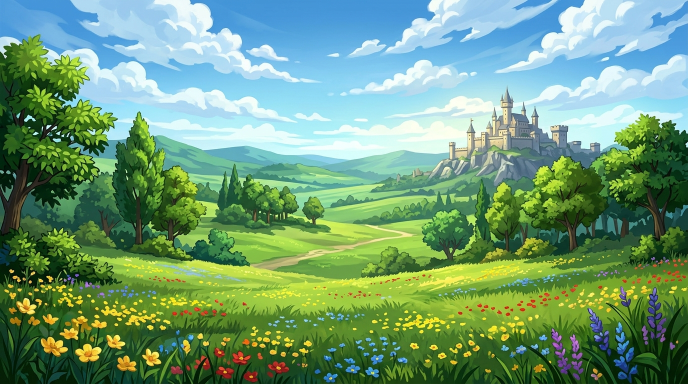
#> input picture art_source/world2/bg_meadow.jpg, 1376 x 768 px (shown at 1/2 size)
$ python process.py
#> lines starting #> are read from the running program, lines starting #| are printed output that depends on the picture
"""Procesa las imágenes de Google Flow del Mundo 2 (Valle Esmeralda) y las deja listas para Godot.

Uso: python art_source/world2/process.py  (desde la raíz del proyecto o desde esta carpeta)
Entradas: los .jpg de esta carpeta. Salidas: assets/art/world2/, assets/art/bg/, assets/art/weapons/, assets/art/icons/.
"""
import os
import numpy as np
from PIL import Image
from scipy import ndimage

HERE = os.path.dirname(os.path.abspath(__file__))
ROOT = os.path.abspath(os.path.join(HERE, "..", ".."))
OUT_WORLD = os.path.join(ROOT, "assets", "art", "world2")
OUT_BG = os.path.join(ROOT, "assets", "art", "bg")
OUT_WEAPONS = os.path.join(ROOT, "assets", "art", "weapons")
OUT_ICONS = os.path.join(ROOT, "assets", "art", "icons")
for d in (OUT_WORLD, OUT_BG, OUT_WEAPONS, OUT_ICONS):
    os.makedirs(d, exist_ok=True)


def load(name):
#> called with name = 'dirt.jpg'
    return np.asarray(Image.open(os.path.join(HERE, name)).convert("RGB")).astype(np.float32)
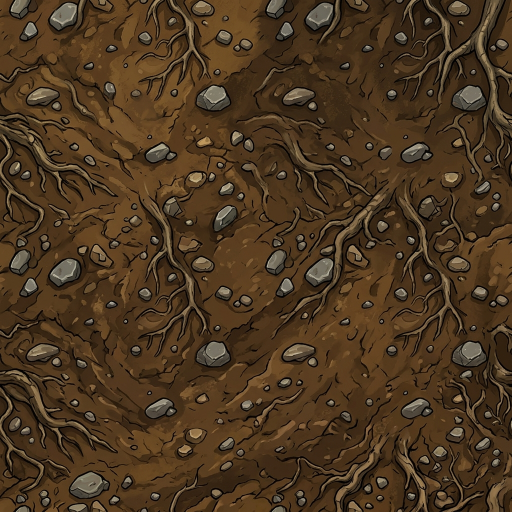
#> input picture art_source/world2/dirt.jpg, 1024 x 1024 px (shown at 1/2 size)


# [50 lines left out: functions cut_out, glow_cut, largest, crop_alpha, fit, not called in this run]


def seamless(rgb, size):
    """Textura repetible: mezcla la imagen con su versión desplazada media vuelta."""
#> called with size = 256
    img = np.asarray(Image.fromarray(rgb.astype(np.uint8)).resize((size, size), Image.LANCZOS)).astype(np.float32)
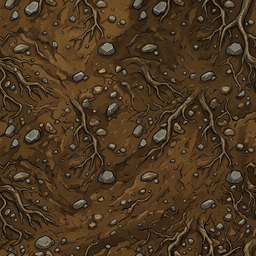
#> img: shape (256, 256, 3) float32; mean R, G, B 75.9, 55.1, 32.4
    shifted = np.roll(np.roll(img, size // 2, axis=0), size // 2, axis=1)
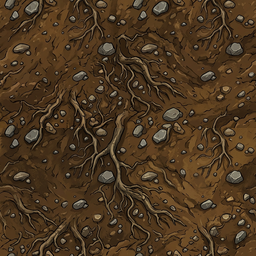
#> shifted: shape (256, 256, 3) float32; mean R, G, B 75.9, 55.1, 32.4
    t = np.linspace(-1.0, 1.0, size)
    w1 = np.clip(1.6 - 1.6 * np.abs(t), 0.0, 1.0)
    w = np.outer(w1, w1)[..., None]
    return (img * w + shifted * (1.0 - w)).astype(np.uint8)
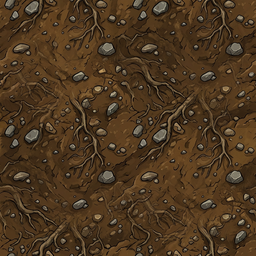
#> returned value: shape (256, 256, 3); mean of channels 0, 1, 2 76.8, 55.3, 32.1; drawn as R, G, B


# [8 lines left out: function tile_h, not called in this run]


def save(img, folder, name):
#> called with folder = 'assets/art/world2', name = 'dirt.png'
    img.save(os.path.join(folder, name))
    print("ok", name, img.size)
#| ok dirt.png (256, 256)


# [17 lines left out: function grid_cells, not called in this run]


# ---------------------------------------------------------------- fondos
for src, dst in (("bg_meadow.jpg", "meadow.jpg"), ("bg_forest.jpg", "forest_green.jpg"), ("bg_castle.jpg", "castle_sunset.jpg")):
    Image.open(os.path.join(HERE, src)).convert("RGB").save(os.path.join(OUT_BG, dst), quality=90)
    print("ok", dst)

# ---------------------------------------------------------------- texturas
save(Image.fromarray(seamless(load("dirt.jpg"), 256)), OUT_WORLD, "dirt.png")
save(Image.fromarray(seamless(load("stone.jpg"), 256)), OUT_WORLD, "stone.png")
#> (the run stopped early here; a loop or call above may not have finished)
